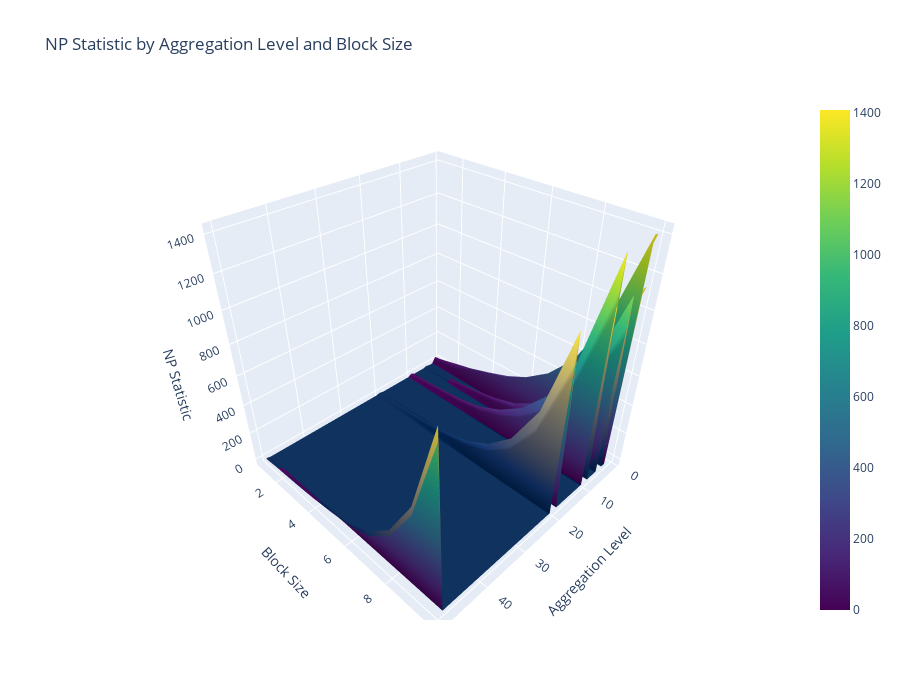

Notebook code cell kept with this figure:
### Code cell
cmt = CrossMultiTester('BTCUSDT', 'ETHUSDT')

result_3D = cmt.test_grid(
    test='NP Statistic',
    list_aggregations=[1,2,3,4,5,6,7,8,9,10,11,12,13,14,15,16,17,18,19,20,25,30,35,40,50],
    list_block_sizes=[1,2,3,4,5,6,7,8,9,10,11,12],
    year=year, month=month, day=None
)


plot_3D(result_3D, test='NP Statistic')

### Figure 1 — Plotly figure (JSON) as saved in the notebook; plotly's stock layout.template omitted (floating-point values rounded to 4 significant figures; data arrays with more than 128 entries replaced by an {"elided": "..."} marker saying what was removed)
{"data": [{"colorscale": [[0, "#440154"], [0.1111, "#482878"], [0.2222, "#3e4989"], [0.3333, "#31688e"], [0.4444, "#26828e"], [0.5556, "#1f9e89"], [0.6667, "#35b779"], [0.7778, "#6ece58"], [0.8889, "#b5de2b"], [1, "#fde725"]], "name": "NP Statistic", "type": "surface", "x": {"elided": "50x10 int values"}, "y": {"elided": "50x10 int values"}, "z": {"elided": "50x10 float values"}}, {"colorscale": [[0, "#00224e"], [0.1111, "#123570"], [0.2222, "#3b496c"], [0.3333, "#575d6d"], [0.4444, "#707173"], [0.5556, "#8a8678"], [0.6667, "#a59c74"], [0.7778, "#c3b369"], [0.8889, "#e1cc55"], [1, "#fee838"]], "name": "Quantile 99", "showscale": false, "type": "surface", "x": {"elided": "50x10 int values"}, "y": {"elided": "50x10 int values"}, "z": {"elided": "50x10 float values"}}], "layout": {"height": 700, "scene": {"xaxis": {"title": {"text": "Aggregation Level"}}, "yaxis": {"title": {"text": "Block Size"}}, "zaxis": {"title": {"text": "NP Statistic"}}}, "title": {"text": "NP Statistic by Aggregation Level and Block Size"}, "width": 900}}
